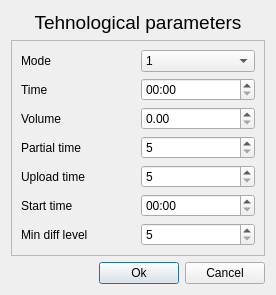
<?xml version="1.0" encoding="UTF-8"?>
<ui version="4.0">
 <class>TParamDialog</class>
 <widget class="QDialog" name="TParamDialog">
  <property name="geometry">
   <rect>
    <x>0</x>
    <y>0</y>
    <width>276</width>
    <height>270</height>
   </rect>
  </property>
  <property name="windowTitle">
   <string>Dialog</string>
  </property>
  <layout class="QGridLayout" name="gridLayout_2">
   <item row="0" column="0" colspan="3">
    <widget class="QLabel" name="label">
     <property name="sizePolicy">
      <sizepolicy hsizetype="Preferred" vsizetype="Fixed">
       <horstretch>0</horstretch>
       <verstretch>0</verstretch>
      </sizepolicy>
     </property>
     <property name="font">
      <font>
       <pointsize>14</pointsize>
      </font>
     </property>
     <property name="text">
      <string>Tehnological parameters</string>
     </property>
     <property name="alignment">
      <set>Qt::AlignCenter</set>
     </property>
    </widget>
   </item>
   <item row="1" column="0" colspan="3">
    <widget class="QFrame" name="frame">
     <property name="frameShape">
      <enum>QFrame::StyledPanel</enum>
     </property>
     <property name="frameShadow">
      <enum>QFrame::Raised</enum>
     </property>
     <layout class="QGridLayout" name="gridLayout">
      <item row="0" column="0">
       <widget class="QLabel" name="label_2">
        <property name="text">
         <string>Mode</string>
        </property>
       </widget>
      </item>
      <item row="0" column="1">
       <widget class="QComboBox" name="bx_Nc_zd">
        <item>
         <property name="text">
          <string>1</string>
         </property>
        </item>
        <item>
         <property name="text">
          <string>1/2</string>
         </property>
        </item>
        <item>
         <property name="text">
          <string>1/3</string>
         </property>
        </item>
       </widget>
      </item>
      <item row="1" column="0">
       <widget class="QLabel" name="label_3">
        <property name="text">
         <string>Time</string>
        </property>
       </widget>
      </item>
      <item row="2" column="0">
       <widget class="QLabel" name="label_4">
        <property name="text">
         <string>Volume</string>
        </property>
       </widget>
      </item>
      <item row="2" column="1">
       <widget class="QDoubleSpinBox" name="sb_Q_zd">
        <property name="maximum">
         <double>1000.000000000000000</double>
        </property>
       </widget>
      </item>
      <item row="3" column="0">
       <widget class="QLabel" name="label_5">
        <property name="text">
         <string>Partial time</string>
        </property>
       </widget>
      </item>
      <item row="3" column="1">
       <widget class="QSpinBox" name="sb_T_v2_zd">
        <property name="minimum">
         <number>5</number>
        </property>
        <property name="maximum">
         <number>100</number>
        </property>
       </widget>
      </item>
      <item row="4" column="0">
       <widget class="QLabel" name="label_6">
        <property name="text">
         <string>Upload time</string>
        </property>
       </widget>
      </item>
      <item row="4" column="1">
       <widget class="QSpinBox" name="sb_T_v3_zd">
        <property name="minimum">
         <number>5</number>
        </property>
        <property name="maximum">
         <number>100</number>
        </property>
       </widget>
      </item>
      <item row="5" column="0">
       <widget class="QLabel" name="label_7">
        <property name="text">
         <string>Start time</string>
        </property>
       </widget>
      </item>
      <item row="1" column="1">
       <widget class="QTimeEdit" name="sp_Tper_zd">
        <property name="currentSection">
         <enum>QDateTimeEdit::MinuteSection</enum>
        </property>
        <property name="displayFormat">
         <string>mm:ss</string>
        </property>
       </widget>
      </item>
      <item row="5" column="1">
       <widget class="QTimeEdit" name="sb_Tst_zd">
        <property name="currentSection">
         <enum>QDateTimeEdit::MinuteSection</enum>
        </property>
        <property name="displayFormat">
         <string>mm:ss</string>
        </property>
       </widget>
      </item>
      <item row="6" column="0">
       <widget class="QLabel" name="label_8">
        <property name="text">
         <string>Min diff level</string>
        </property>
       </widget>
      </item>
      <item row="6" column="1">
       <widget class="QSpinBox" name="sb_d_L_sus_zd">
        <property name="minimum">
         <number>5</number>
        </property>
        <property name="maximum">
         <number>100</number>
        </property>
       </widget>
      </item>
     </layout>
    </widget>
   </item>
   <item row="3" column="0">
    <spacer name="horizontalSpacer">
     <property name="orientation">
      <enum>Qt::Horizontal</enum>
     </property>
     <property name="sizeHint" stdset="0">
      <size>
       <width>139</width>
       <height>20</height>
      </size>
     </property>
    </spacer>
   </item>
   <item row="3" column="1">
    <widget class="QPushButton" name="bn_Ok">
     <property name="text">
      <string>Ok</string>
     </property>
    </widget>
   </item>
   <item row="3" column="2">
    <widget class="QPushButton" name="bn_Cancel">
     <property name="text">
      <string>Cancel</string>
     </property>
    </widget>
   </item>
   <item row="2" column="0" colspan="3">
    <spacer name="verticalSpacer">
     <property name="orientation">
      <enum>Qt::Vertical</enum>
     </property>
     <property name="sizeHint" stdset="0">
      <size>
       <width>20</width>
       <height>40</height>
      </size>
     </property>
    </spacer>
   </item>
  </layout>
 </widget>
 <resources/>
 <connections>
  <connection>
   <sender>bn_Cancel</sender>
   <signal>clicked()</signal>
   <receiver>TParamDialog</receiver>
   <slot>reject()</slot>
   <hints>
    <hint type="sourcelabel">
     <x>236</x>
     <y>226</y>
    </hint>
    <hint type="destinationlabel">
     <x>137</x>
     <y>120</y>
    </hint>
   </hints>
  </connection>
 </connections>
</ui>
